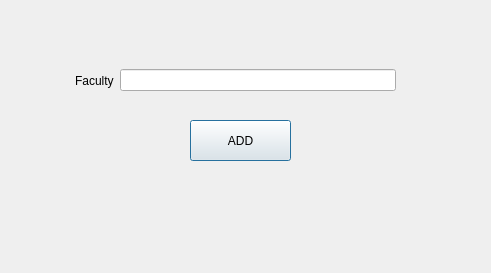
<?xml version="1.0" encoding="UTF-8"?>
<ui version="4.0">
 <class>add_faculty</class>
 <widget class="QDialog" name="add_faculty">
  <property name="geometry">
   <rect>
    <x>0</x>
    <y>0</y>
    <width>491</width>
    <height>273</height>
   </rect>
  </property>
  <property name="windowTitle">
   <string>Faculty</string>
  </property>
  <widget class="QPushButton" name="add">
   <property name="geometry">
    <rect>
     <x>190</x>
     <y>120</y>
     <width>101</width>
     <height>41</height>
    </rect>
   </property>
   <property name="text">
    <string>ADD</string>
   </property>
  </widget>
  <widget class="QLabel" name="label_2">
   <property name="geometry">
    <rect>
     <x>190</x>
     <y>50</y>
     <width>58</width>
     <height>16</height>
    </rect>
   </property>
   <property name="text">
    <string/>
   </property>
  </widget>
  <widget class="QWidget" name="">
   <property name="geometry">
    <rect>
     <x>75</x>
     <y>55</y>
     <width>321</width>
     <height>51</height>
    </rect>
   </property>
   <layout class="QHBoxLayout" name="horizontalLayout">
    <item>
     <widget class="QLabel" name="label">
      <property name="text">
       <string>Faculty</string>
      </property>
     </widget>
    </item>
    <item>
     <widget class="QLineEdit" name="faculty_name"/>
    </item>
   </layout>
  </widget>
 </widget>
 <resources/>
 <connections/>
</ui>
